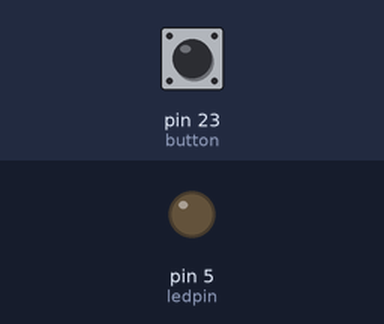
A sketch run on a simulated Arduino Mega 2560, built for the host (arithmetic inside an expression is 32-bit, double 64-bit). On the bench: output pins drawn as LEDs (lit = HIGH). The test bench sets the inputs (shaded band); at power-on: pin 23 (button) LOW.

Above: at 1.2 s.
1.3 s: pin 23 (button) pulled HIGH for 3.2 s
At 5.5 s:
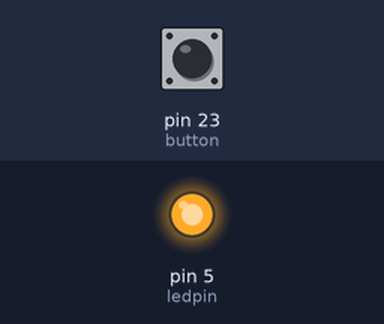
Timing chart, 0 to 7.0 s (numbered marks = the images above; inputs shaded):
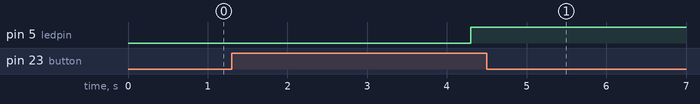

The sketch:

project2-1.ino
```cpp
const int button = 23;
const int ledpin = 5;

bool state = false;
bool pressed = false;
unsigned long start = 0;

void setup() {
  pinMode(ledpin, OUTPUT);
  pinMode(button, INPUT_PULLDOWN);
  digitalWrite(ledpin, LOW);
}

void loop() {
  int readButton = digitalRead(button);

  if (readButton == HIGH) {
    if (!pressed) {
      start = millis();
      pressed = true;
    }
    if (millis() - start >= 3000) {
      state = !state;
      digitalWrite(ledpin, state ? HIGH : LOW);
      pressed = false;
    }
  } else {
    pressed = false;
  }
}
```

Measured:
- after the input at 1.3 s, pin 5 (ledpin): LOW → HIGH after 3.0 s
